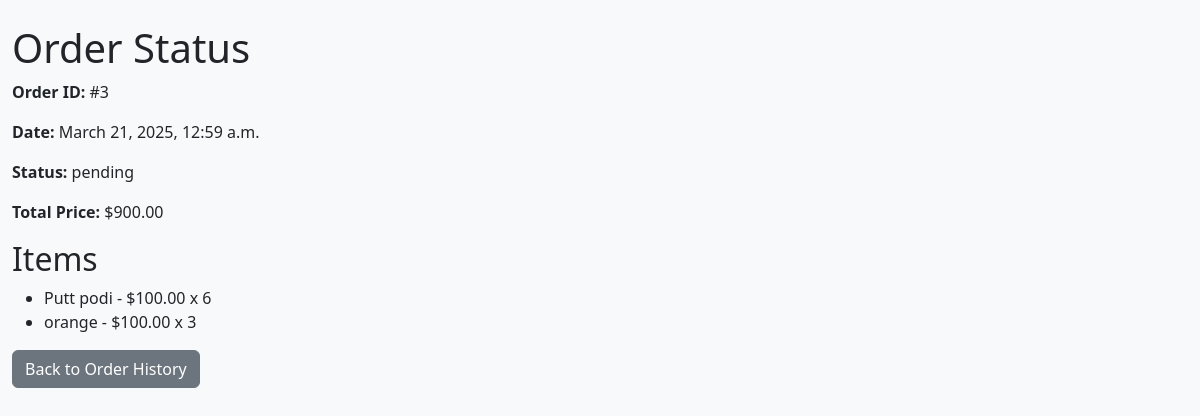
The app's page /orders/status/3/ (signed in), older data.
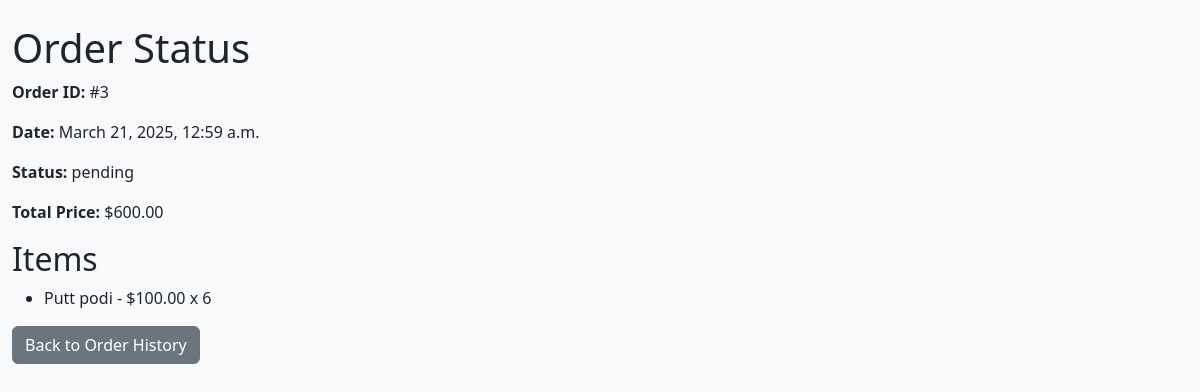
The same page, newer data.
### orders/models.py (models this page shows, shortened)
class Order(models.Model):
    customer = models.ForeignKey(Customer, on_delete=models.CASCADE, related_name='orders')
    outlet = models.ForeignKey(Shop, on_delete=models.CASCADE, related_name='orders')  # Link to the outlet (shop)
    created_at = models.DateTimeField(auto_now_add=True)
    status = models.CharField(max_length=50, choices=[
        ('pending', 'Pending'),
        ('processing', 'Processing'),
        ('shipped', 'Shipped'),
        ('delivered', 'Delivered'),
        ('cancelled', 'Cancelled'),
    ], default='pending')
    total_calories = models.PositiveIntegerField(default=0)  # Total calories in the order
    @property
    def total_price(self):
        return sum(item.product.price * item.quantity for item in self.items.all())

class OrderItem(models.Model):
    order = models.ForeignKey(Order, on_delete=models.CASCADE, related_name='items')
    product = models.ForeignKey('products.Product', on_delete=models.CASCADE)
    quantity = models.PositiveIntegerField(default=1)

### products/models.py (models this page shows, shortened)
class Product(models.Model):
    name = models.CharField(max_length=255)
    description = models.TextField()
    price = models.DecimalField(max_digits=10, decimal_places=2)
    image = models.ImageField(upload_to='product_images/', blank=True, null=True)
    calories_per_100g = models.PositiveIntegerField(help_text="Calories per 100g of the product")
    outlet = models.ForeignKey(Shop, on_delete=models.CASCADE, related_name='products')  # Link to the outlet (shop)
    stock = models.PositiveIntegerField(default=0)
    created_at = models.DateTimeField(auto_now_add=True)
    updated_at = models.DateTimeField(auto_now=True)
    category = models.ForeignKey(Category, on_delete=models.SET_NULL, null=True, blank=True)
    species = models.ManyToManyField(Species, blank=True)  # ✅ Allow multiple species

### orders/views.py (the view)
# urls.py: path('status/<int:order_id>/', views.order_status, name='order_status'),
@login_required
def order_status(request, order_id):
    order = get_object_or_404(Order, id=order_id, customer=request.user.customer)
    return render(request, 'orders/order_status.html', {'order': order})

### orders/templates/orders/order_status.html
{% extends 'base.html' %}
{% block content %}
<h1>Order Status</h1>
<p><strong>Order ID:</strong> #{{ order.id }}</p>
<p><strong>Date:</strong> {{ order.created_at }}</p>
<p><strong>Status:</strong> {{ order.status }}</p>
<p><strong>Total Price:</strong> ${{ order.total_price }}</p>
<h2>Items</h2>
<ul>
    {% for item in order.items.all %}
    <li>
        {{ item.product.name }} - ${{ item.product.price }} x {{ item.quantity }}
    </li>
    {% endfor %}
</ul>
<a href="{% url 'order_history' %}" class="btn btn-secondary">Back to Order History</a>
{% endblock %}

Row changes from the older to the newer data that the page shows:
removed OrderItem: product.name "orange", product.price "100.00", quantity "3"
computed for Order "pending": total_price "900.00" → "600.00"
